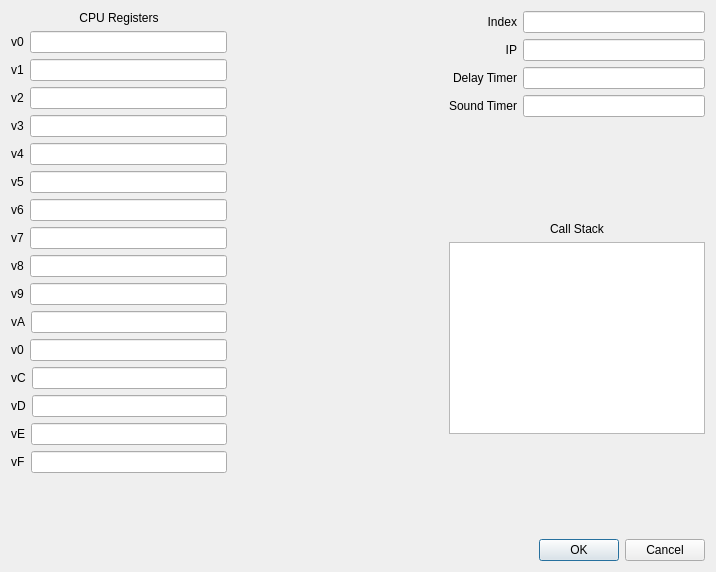
<?xml version="1.0" encoding="UTF-8"?>
<ui version="4.0">
 <class>CpuViewer</class>
 <widget class="QDialog" name="CpuViewer">
  <property name="geometry">
   <rect>
    <x>0</x>
    <y>0</y>
    <width>716</width>
    <height>572</height>
   </rect>
  </property>
  <property name="windowTitle">
   <string>Dialog</string>
  </property>
  <layout class="QHBoxLayout" name="horizontalLayout_18">
   <item>
    <layout class="QVBoxLayout" name="verticalLayout_5">
     <item>
      <layout class="QVBoxLayout" name="verticalLayout_4">
       <item>
        <widget class="QLabel" name="label_17">
         <property name="text">
          <string>CPU Registers</string>
         </property>
         <property name="alignment">
          <set>Qt::AlignCenter</set>
         </property>
        </widget>
       </item>
       <item>
        <layout class="QVBoxLayout" name="verticalLayout">
         <item>
          <layout class="QHBoxLayout" name="horizontalLayout">
           <item>
            <widget class="QLabel" name="label">
             <property name="text">
              <string>v0</string>
             </property>
            </widget>
           </item>
           <item>
            <widget class="QLineEdit" name="lineEdit"/>
           </item>
          </layout>
         </item>
         <item>
          <layout class="QHBoxLayout" name="horizontalLayout_2">
           <item>
            <widget class="QLabel" name="label_2">
             <property name="text">
              <string>v1</string>
             </property>
            </widget>
           </item>
           <item>
            <widget class="QLineEdit" name="lineEdit_2"/>
           </item>
          </layout>
         </item>
         <item>
          <layout class="QHBoxLayout" name="horizontalLayout_3">
           <item>
            <widget class="QLabel" name="label_3">
             <property name="text">
              <string>v2</string>
             </property>
            </widget>
           </item>
           <item>
            <widget class="QLineEdit" name="lineEdit_3"/>
           </item>
          </layout>
         </item>
         <item>
          <layout class="QHBoxLayout" name="horizontalLayout_4">
           <item>
            <widget class="QLabel" name="label_4">
             <property name="text">
              <string>v3</string>
             </property>
            </widget>
           </item>
           <item>
            <widget class="QLineEdit" name="lineEdit_4"/>
           </item>
          </layout>
         </item>
         <item>
          <layout class="QHBoxLayout" name="horizontalLayout_5">
           <item>
            <widget class="QLabel" name="label_5">
             <property name="text">
              <string>v4</string>
             </property>
            </widget>
           </item>
           <item>
            <widget class="QLineEdit" name="lineEdit_5"/>
           </item>
          </layout>
         </item>
         <item>
          <layout class="QHBoxLayout" name="horizontalLayout_6">
           <item>
            <widget class="QLabel" name="label_6">
             <property name="text">
              <string>v5</string>
             </property>
            </widget>
           </item>
           <item>
            <widget class="QLineEdit" name="lineEdit_6"/>
           </item>
          </layout>
         </item>
         <item>
          <layout class="QHBoxLayout" name="horizontalLayout_7">
           <item>
            <widget class="QLabel" name="label_7">
             <property name="text">
              <string>v6</string>
             </property>
            </widget>
           </item>
           <item>
            <widget class="QLineEdit" name="lineEdit_7"/>
           </item>
          </layout>
         </item>
         <item>
          <layout class="QHBoxLayout" name="horizontalLayout_8">
           <item>
            <widget class="QLabel" name="label_8">
             <property name="text">
              <string>v7</string>
             </property>
            </widget>
           </item>
           <item>
            <widget class="QLineEdit" name="lineEdit_8"/>
           </item>
          </layout>
         </item>
         <item>
          <layout class="QHBoxLayout" name="horizontalLayout_9">
           <item>
            <widget class="QLabel" name="label_9">
             <property name="text">
              <string>v8</string>
             </property>
            </widget>
           </item>
           <item>
            <widget class="QLineEdit" name="lineEdit_9"/>
           </item>
          </layout>
         </item>
         <item>
          <layout class="QHBoxLayout" name="horizontalLayout_10">
           <item>
            <widget class="QLabel" name="label_10">
             <property name="text">
              <string>v9</string>
             </property>
            </widget>
           </item>
           <item>
            <widget class="QLineEdit" name="lineEdit_10"/>
           </item>
          </layout>
         </item>
         <item>
          <layout class="QHBoxLayout" name="horizontalLayout_11">
           <item>
            <widget class="QLabel" name="label_11">
             <property name="text">
              <string>vA</string>
             </property>
            </widget>
           </item>
           <item>
            <widget class="QLineEdit" name="lineEdit_11"/>
           </item>
          </layout>
         </item>
         <item>
          <layout class="QHBoxLayout" name="horizontalLayout_12">
           <item>
            <widget class="QLabel" name="label_12">
             <property name="text">
              <string>v0</string>
             </property>
            </widget>
           </item>
           <item>
            <widget class="QLineEdit" name="lineEdit_12"/>
           </item>
          </layout>
         </item>
         <item>
          <layout class="QHBoxLayout" name="horizontalLayout_13">
           <item>
            <widget class="QLabel" name="label_13">
             <property name="text">
              <string>vC</string>
             </property>
            </widget>
           </item>
           <item>
            <widget class="QLineEdit" name="lineEdit_13"/>
           </item>
          </layout>
         </item>
         <item>
          <layout class="QHBoxLayout" name="horizontalLayout_14">
           <item>
            <widget class="QLabel" name="label_14">
             <property name="text">
              <string>vD</string>
             </property>
            </widget>
           </item>
           <item>
            <widget class="QLineEdit" name="lineEdit_14"/>
           </item>
          </layout>
         </item>
         <item>
          <layout class="QHBoxLayout" name="horizontalLayout_15">
           <item>
            <widget class="QLabel" name="label_15">
             <property name="text">
              <string>vE</string>
             </property>
            </widget>
           </item>
           <item>
            <widget class="QLineEdit" name="lineEdit_15"/>
           </item>
          </layout>
         </item>
         <item>
          <layout class="QHBoxLayout" name="horizontalLayout_16">
           <item>
            <widget class="QLabel" name="label_16">
             <property name="text">
              <string>vF</string>
             </property>
            </widget>
           </item>
           <item>
            <widget class="QLineEdit" name="lineEdit_16"/>
           </item>
          </layout>
         </item>
        </layout>
       </item>
      </layout>
     </item>
     <item>
      <spacer name="verticalSpacer">
       <property name="orientation">
        <enum>Qt::Vertical</enum>
       </property>
       <property name="sizeHint" stdset="0">
        <size>
         <width>20</width>
         <height>40</height>
        </size>
       </property>
      </spacer>
     </item>
    </layout>
   </item>
   <item>
    <spacer name="horizontalSpacer_2">
     <property name="orientation">
      <enum>Qt::Horizontal</enum>
     </property>
     <property name="sizeHint" stdset="0">
      <size>
       <width>213</width>
       <height>20</height>
      </size>
     </property>
    </spacer>
   </item>
   <item>
    <layout class="QVBoxLayout" name="verticalLayout_2">
     <item>
      <layout class="QGridLayout" name="gridLayout">
       <item row="0" column="0">
        <widget class="QLabel" name="label_18">
         <property name="text">
          <string>Index</string>
         </property>
         <property name="alignment">
          <set>Qt::AlignRight|Qt::AlignTrailing|Qt::AlignVCenter</set>
         </property>
        </widget>
       </item>
       <item row="0" column="1">
        <widget class="QLineEdit" name="lineEdit_index"/>
       </item>
       <item row="1" column="0">
        <widget class="QLabel" name="label_19">
         <property name="text">
          <string>IP</string>
         </property>
         <property name="alignment">
          <set>Qt::AlignRight|Qt::AlignTrailing|Qt::AlignVCenter</set>
         </property>
        </widget>
       </item>
       <item row="1" column="1">
        <widget class="QLineEdit" name="lineEdit_ip"/>
       </item>
       <item row="2" column="0">
        <widget class="QLabel" name="label_20">
         <property name="text">
          <string>Delay Timer</string>
         </property>
         <property name="alignment">
          <set>Qt::AlignRight|Qt::AlignTrailing|Qt::AlignVCenter</set>
         </property>
        </widget>
       </item>
       <item row="2" column="1">
        <widget class="QLineEdit" name="lineEdit_dt"/>
       </item>
       <item row="3" column="0">
        <widget class="QLabel" name="label_21">
         <property name="text">
          <string>Sound Timer</string>
         </property>
         <property name="alignment">
          <set>Qt::AlignRight|Qt::AlignTrailing|Qt::AlignVCenter</set>
         </property>
        </widget>
       </item>
       <item row="3" column="1">
        <widget class="QLineEdit" name="lineEdit_st"/>
       </item>
      </layout>
     </item>
     <item>
      <spacer name="verticalSpacer_3">
       <property name="orientation">
        <enum>Qt::Vertical</enum>
       </property>
       <property name="sizeHint" stdset="0">
        <size>
         <width>20</width>
         <height>40</height>
        </size>
       </property>
      </spacer>
     </item>
     <item>
      <widget class="QLabel" name="label_22">
       <property name="text">
        <string>Call Stack</string>
       </property>
       <property name="alignment">
        <set>Qt::AlignCenter</set>
       </property>
      </widget>
     </item>
     <item>
      <widget class="QListWidget" name="callStack"/>
     </item>
     <item>
      <spacer name="verticalSpacer_2">
       <property name="orientation">
        <enum>Qt::Vertical</enum>
       </property>
       <property name="sizeHint" stdset="0">
        <size>
         <width>20</width>
         <height>40</height>
        </size>
       </property>
      </spacer>
     </item>
     <item>
      <layout class="QHBoxLayout" name="horizontalLayout_17">
       <item>
        <spacer name="horizontalSpacer">
         <property name="orientation">
          <enum>Qt::Horizontal</enum>
         </property>
         <property name="sizeHint" stdset="0">
          <size>
           <width>40</width>
           <height>20</height>
          </size>
         </property>
        </spacer>
       </item>
       <item>
        <widget class="QDialogButtonBox" name="buttonBox">
         <property name="orientation">
          <enum>Qt::Horizontal</enum>
         </property>
         <property name="standardButtons">
          <set>QDialogButtonBox::Cancel|QDialogButtonBox::Ok</set>
         </property>
        </widget>
       </item>
      </layout>
     </item>
    </layout>
   </item>
  </layout>
  <zorder>buttonBox</zorder>
  <zorder>label</zorder>
  <zorder>lineEdit</zorder>
  <zorder>layoutWidget</zorder>
  <zorder>layoutWidget_2</zorder>
  <zorder>layoutWidget_3</zorder>
  <zorder>layoutWidget_4</zorder>
  <zorder>layoutWidget_5</zorder>
  <zorder>layoutWidget_6</zorder>
  <zorder>layoutWidget_7</zorder>
  <zorder>layoutWidget_8</zorder>
  <zorder>layoutWidget_9</zorder>
  <zorder>layoutWidget_10</zorder>
  <zorder>layoutWidget_11</zorder>
  <zorder>layoutWidget_12</zorder>
  <zorder>layoutWidget_13</zorder>
  <zorder>layoutWidget_14</zorder>
  <zorder>layoutWidget_15</zorder>
  <zorder>label_17</zorder>
  <zorder>layoutWidget_16</zorder>
  <zorder>layoutWidget_17</zorder>
  <zorder>lineEdit_ip</zorder>
  <zorder>layoutWidget_18</zorder>
  <zorder>layoutWidget_19</zorder>
  <zorder>callStack</zorder>
  <zorder>label_22</zorder>
  <zorder>verticalSpacer</zorder>
  <zorder>horizontalSpacer</zorder>
  <zorder>verticalSpacer_2</zorder>
  <zorder>verticalSpacer_3</zorder>
  <zorder>horizontalSpacer_2</zorder>
 </widget>
 <resources/>
 <connections>
  <connection>
   <sender>buttonBox</sender>
   <signal>accepted()</signal>
   <receiver>CpuViewer</receiver>
   <slot>accept()</slot>
   <hints>
    <hint type="sourcelabel">
     <x>248</x>
     <y>254</y>
    </hint>
    <hint type="destinationlabel">
     <x>157</x>
     <y>274</y>
    </hint>
   </hints>
  </connection>
  <connection>
   <sender>buttonBox</sender>
   <signal>rejected()</signal>
   <receiver>CpuViewer</receiver>
   <slot>reject()</slot>
   <hints>
    <hint type="sourcelabel">
     <x>316</x>
     <y>260</y>
    </hint>
    <hint type="destinationlabel">
     <x>286</x>
     <y>274</y>
    </hint>
   </hints>
  </connection>
 </connections>
</ui>
